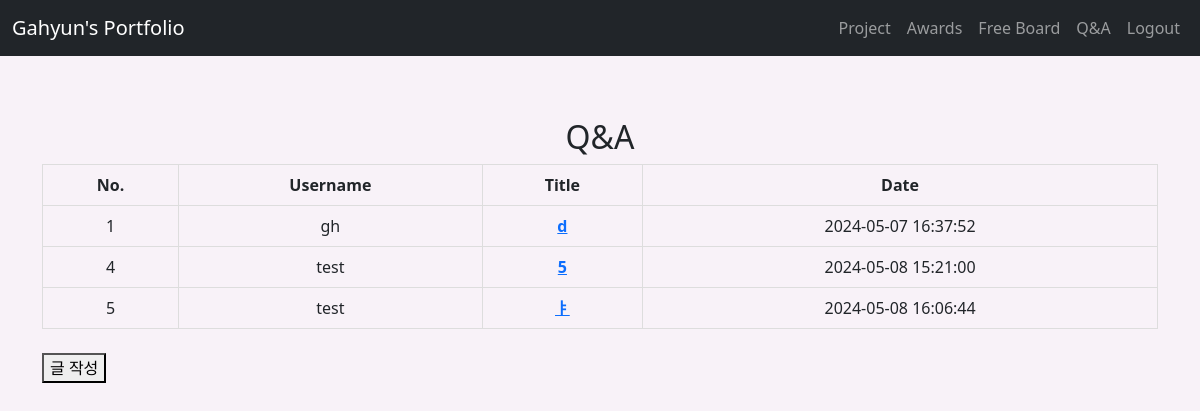
The page /qna_list (signed in) on the database as committed earlier.
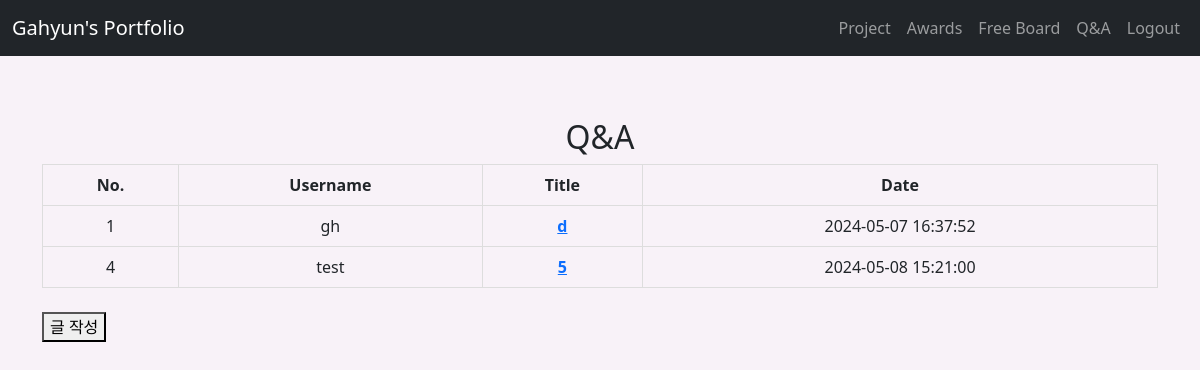
The same page on the database as committed later.
### tables this page shows
CREATE TABLE qna(
    id INTEGER NOT NULL PRIMARY KEY AUTOINCREMENT,
    u_id VARCHAR(20) NOT NULL,
    username VARCHAR(30) NOT NULL,
    title VARCHAR(100) NOT NULL,
    contents TEXT NOT NULL,
    status INTEGER NOT NULL,
    rdate DATE NOT NULL DEFAULT CURRENT_TIMESTAMP,
    mdate DATE NOT NULL DEFAULT CURRENT_TIMESTAMP,
    real_filename VARCHAR(128),
    hash_filename VARCHAR(128),
    FOREIGN KEY (username) REFERENCES user(username),
    FOREIGN KEY (u_id) REFERENCES  user(id)
);

### app.py (the view)
@app.route('/qna_list', methods=['GET'])
def qna_list():
    if request.method == 'GET' :
        select_query = """
        SELECT id, username, title, mdate FROM qna WHERE status = 1
        """
        cur.execute(select_query)
        posts = cur.fetchall()
        return render_template('qna_list.html', posts=posts)

### templates/qna_list.html
{% extends 'base.html' %}
{% block content %}
{% if 'username' in session %}
<h2 style="text-align: center;">Q&A</h2>
<table style="border-collapse: collapse; width: 100%;">
    <thead>
        <tr style="border-bottom: 1px solid #ddd; text-align: center;">
            <th style="border: 1px solid #ddd; padding: 8px;">No.</th>
            <th style="border: 1px solid #ddd; padding: 8px;">Username</th>
            <th style="border: 1px solid #ddd; padding: 8px;">Title</th>
            <th style="border: 1px solid #ddd; padding: 8px;">Date</th>
        </tr>
    </thead>
    <tbody>
        {% for post in posts %}
        <tr style="border-bottom: 1px solid #ddd;">
            <td style="border: 1px solid #ddd; padding: 8px; text-align: center;">{{ post[0] }}</td>
            <td style="border: 1px solid #ddd; padding: 8px; text-align: center;">{{ post[1] }}</td>
            <td style="border: 1px solid #ddd; padding: 8px; text-align: center;"><a href="{{url_for('qna_view', id=post[0])}}"><strong>{{ post[2] }}</strong></a></td>
            <td style="border: 1px solid #ddd; padding: 8px; text-align: center;">{{ post[3] }}</td>
        </tr>
        {% endfor %}
    </tbody>
</table><br>
<button onclick="window.location.href='/qna_write'">글 작성</button>
{% endif %}
{% endblock %}

Rows that differ between the two databases and show on the page:
no longer on this page (row edited): qna: id "5", username "test", title "ㅑ", mdate "2024-05-08 16:06:44"
